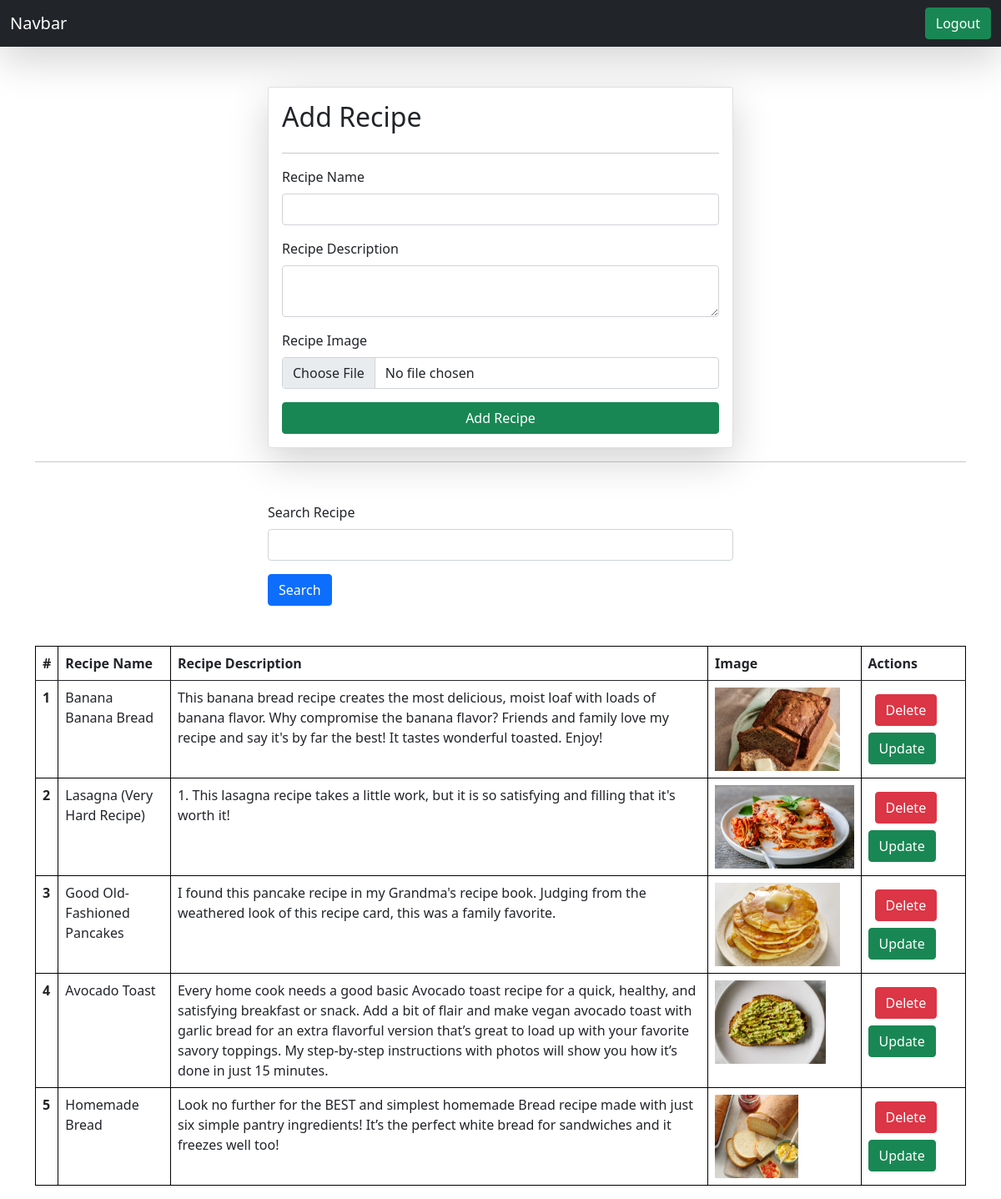
/receipes/ (signed in), run on the app's committed database.
### vege/models.py (models this page shows)
class Receipe(models.Model):
    user = models.ForeignKey(User, on_delete=models.SET_NULL, null=True, blank=True)
    receipe_name = models.CharField(max_length=100)
    receipe_description = models.TextField()
    receipe_image = models.ImageField(upload_to="receipe")
    receipe_view_count = models.IntegerField(default=1)

### vege/views.py (the view, shortened to what this page needs)
# urls.py: path('receipes/', receipes, name="receipes"),
@login_required(login_url="/login/")
def receipes(request):
    queryset =  Receipe.objects.all()
    if request.GET.get('search'):
        queryset = queryset.filter(receipe_name__icontains = request.GET.get('search'))
    context = {'receipes': queryset}
    return render(request, 'receipes.html', context)

### vege/templates/receipes.html (shortened to what this page needs)
{% extends "base.html" %} {% block start %}
<div class="container mt-5">
  <form
    class="col-6 mx-auto card p-3 shadow-lg"
    method="post"
    enctype="multipart/form-data"
  >
    <h2>Add Recipe</h2>
    <hr />
    <div class="mb-3">
      <label for="exampleInputEmail1" class="form-label">Recipe Name</label>
      <input name="receipe_name" type="text" class="form-control" required />
    </div>
    <div class="mb-3">
      <label for="exampleInputPassword1" class="form-label"
        >Recipe Description</label
      >
      <textarea
        name="receipe_description"
        class="form-control"
        required
      ></textarea>
    </div>
    <div class="mb-3">
      <label for="exampleInputPassword1" class="form-label">Recipe Image</label>
      <input name="receipe_image" type="file" class="form-control" />
    </div>
    <button type="submit" class="btn btn-success">Add Recipe</button>
  </form>
  <hr />
  <div class="mt-5">
    <div class="mx-auto col-6">
      <form>
        <div class="mb-3">
          <label for="exampleInputEmail1" class="form-label"
            >Search Recipe</label
          >
          <input name="search" type="text" class="form-control" />
        </div>
        <button type="submit" class="btn btn-primary">Search</button>
      </form>
    </div>
  </div>
  <table class="table mt-5">
    <thead>
      <tr>
        <th scope="col">#</th>
        <th scope="col">Recipe Name</th>
        <th scope="col">Recipe Description</th>
        <th scope="col">Image</th>
        <th scope="col">Actions</th>
      </tr>
    </thead>
    <tbody>
      {% for receipe in receipes %}
      <tr>
        <th scope="row">{{forloop.counter}}</th>
        <td>{{receipe.receipe_name}}</td>
        <td>{{receipe.receipe_description}}</td>
        <td>
          <img src="/media/{{receipe.receipe_image}}" style="height: 100px" />
        </td>
        <td>
          <a href="/delete-receipe/{{receipe.id}}/" class="btn btn-danger m-2"
            >Delete</a
          >
          <a href="/update-receipe/{{receipe.id}}/" class="btn btn-success"
            >Update</a
          >
        </td>
      </tr>
      {% endfor %}
    </tbody>
  </table>
</div>
{% endblock %}

### vege/templates/base.html (shortened to what this page needs)
<!DOCTYPE html>
<html lang="en">
  <head>
    <link
      href="https://cdn.jsdelivr.net/npm/bootstrap@5.0.2/dist/css/bootstrap.min.css"
      rel="stylesheet"
    />
  </head>
  <body>
    <nav class="navbar navbar-dark bg-dark shadow-lg">
      <div class="container-fluid">
        <a class="navbar-brand">Navbar</a>
        <form class="d-flex">
          {% if request.user.is_authenticated %}
          <a href="/logout/" class="btn btn-success" type="submit">Logout</a>
          {% else %}
          <a href="/login/" class="btn btn-success" type="submit">Login</a>
          {% endif %}
        </form>
      </div>
    </nav>
    {% block start %} {% endblock %}
  </body>
</html>

### vege/templates/base.html (style rules this page uses)
table, th, td { border: 1px solid black; }

### data on the page
Receipe: receipe_name "Banana Banana Bread", receipe_description "This banana bread recipe creates the most delicious, moist loaf with loads of banana flavor. Why compromise the banana flavor? Friends and family love my recipe and say it's by far the best! It tastes wonderful toasted. Enjoy!", receipe_image (picture)
Receipe: receipe_name "Lasagna (Very Hard Recipe)", receipe_description "1. This lasagna recipe takes a little work, but it is so satisfying and filling that it's worth it!", receipe_image (picture)
Receipe: receipe_name "Good Old-Fashioned Pancakes", receipe_description "I found this pancake recipe in my Grandma's recipe book. Judging from the weathered look of this recipe card, this was a family favorite.", receipe_image (picture)
Receipe: receipe_name "Avocado Toast", receipe_description "Every home cook needs a good basic Avocado toast recipe for a quick, healthy, and satisfying breakfast or snack. Add a bit of flair and make vegan avocado toast with garlic bread for an extra flavorful version that’s great to load up with your favorite savory toppings. My step-by-step instructions with photos will show you how it’s done in just 15 minutes.", receipe_image (picture)
Receipe: receipe_name "Homemade Bread", receipe_description "Look no further for the BEST and simplest homemade Bread recipe made with just six simple pantry ingredients! It’s the perfect white bread for sandwiches and it freezes well too!", receipe_image (picture)
